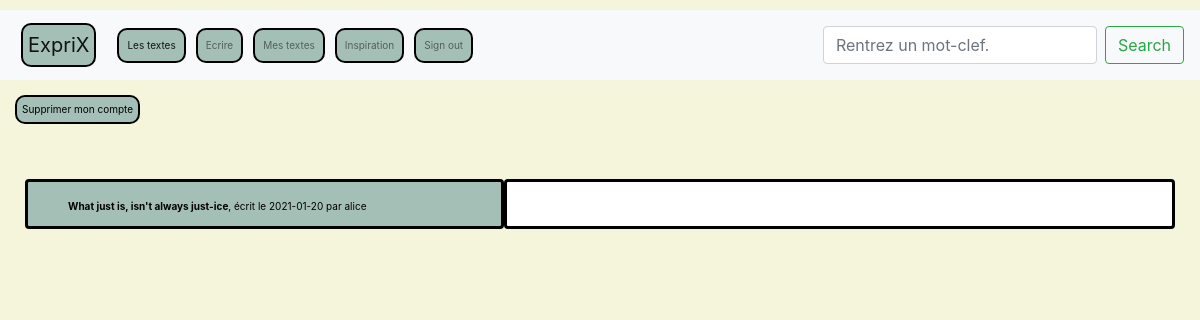
The page /EspriX/index.php?todo=mes_textes (signed in) on the database its author committed.
### tables this page shows
CREATE TABLE `textes` (
  `id` int(11) NOT NULL,
  `pseudo` varchar(30) NOT NULL,
  `title` varchar(100) NOT NULL,
  `date` date DEFAULT NULL,
  `summary` varchar(5000) DEFAULT NULL,
  `main` varchar(10000) NOT NULL,
  `comment` tinyint(1) NOT NULL DEFAULT 1
);

### EspriX/mes_textes.php (the view, shortened to what this page needs)
<link rel="stylesheet" href="mon_css/mes_textes.css" />
<?php
if ($_SESSION['connected']) {
    $pseudo = $_SESSION["pseudo"];
} else {
    echo "<pre> Veuillez d'abbord vous connecter.</pre>";
    exit();
}
?>
<div style="margin:10px">
    <?php
    echo '<a class = "button3" > <span> Supprimer mon compte</span> </a> ';
    ?>
</div>
<div class="row" style="padding : 40px">
    <div class="col-5 rounded afftitres">
        <div class="list-group" id="list-tab" role="tablist">
            <?php
            $dbh = Database::connect();
            $sth = $dbh->prepare("SELECT `id`,`pseudo`,`title`,`date`,`summary` FROM `textes` WHERE `pseudo`= ? ORDER BY `date` DESC");
            $sth->execute(array($pseudo));
            while ($donnees = $sth->fetch(PDO::FETCH_ASSOC)) {
                echo '<a class="list-group-item list-group-item-action rounded" id = "list-' . $donnees["id"] . '-list" data-toggle="tab" href="#list-' . $donnees["id"] . '" role="tab" aria-controls="list-' . $donnees["id"] . '" style = "background-color :#a4bfb6; border:0px; color:black"><b>' . $donnees["title"] . '</b>, écrit le ' . $donnees["date"] . ' par ' . $donnees["pseudo"] . ' </a> ';
            }
            ?>
        </div>
    </div>
    <div class="col-7 rounded affsummary">
    </div>
</div>

### EspriX/mon_css/general.css (style rules this page uses)
body { color:black; font-size:10px; margin-top: 10px; margin-bottom: 10px; }
a { display: inline-block; background-color: #a4bfb6; border-radius: 10px; border: 2px solid #000000; color: #000000; text-align: center; font-size: 10px; padding: 5px; transition: all 0.5s; cursor: pointer; margin: 5px; }
a span { cursor: pointer; display: inline-block; position: relative; transition: 0.5s; }
a span:after { content: '\00bb'; position: absolute; opacity: 0; top: 0; right: -10px; transition: 0.5s; }

### EspriX/mon_css/mes_textes.css (style rules this page uses)
.afftitres { background-color : #a4bfb6; border : solid; overflow:scroll; height:100%" }
.affsummary { background-color : white; border : solid; padding: 20px; overflow:scroll; height:100%" }

### rows shown on the page
textes: title "What just is, isn't always just-ice", date "2021-01-20", pseudo "alice"
